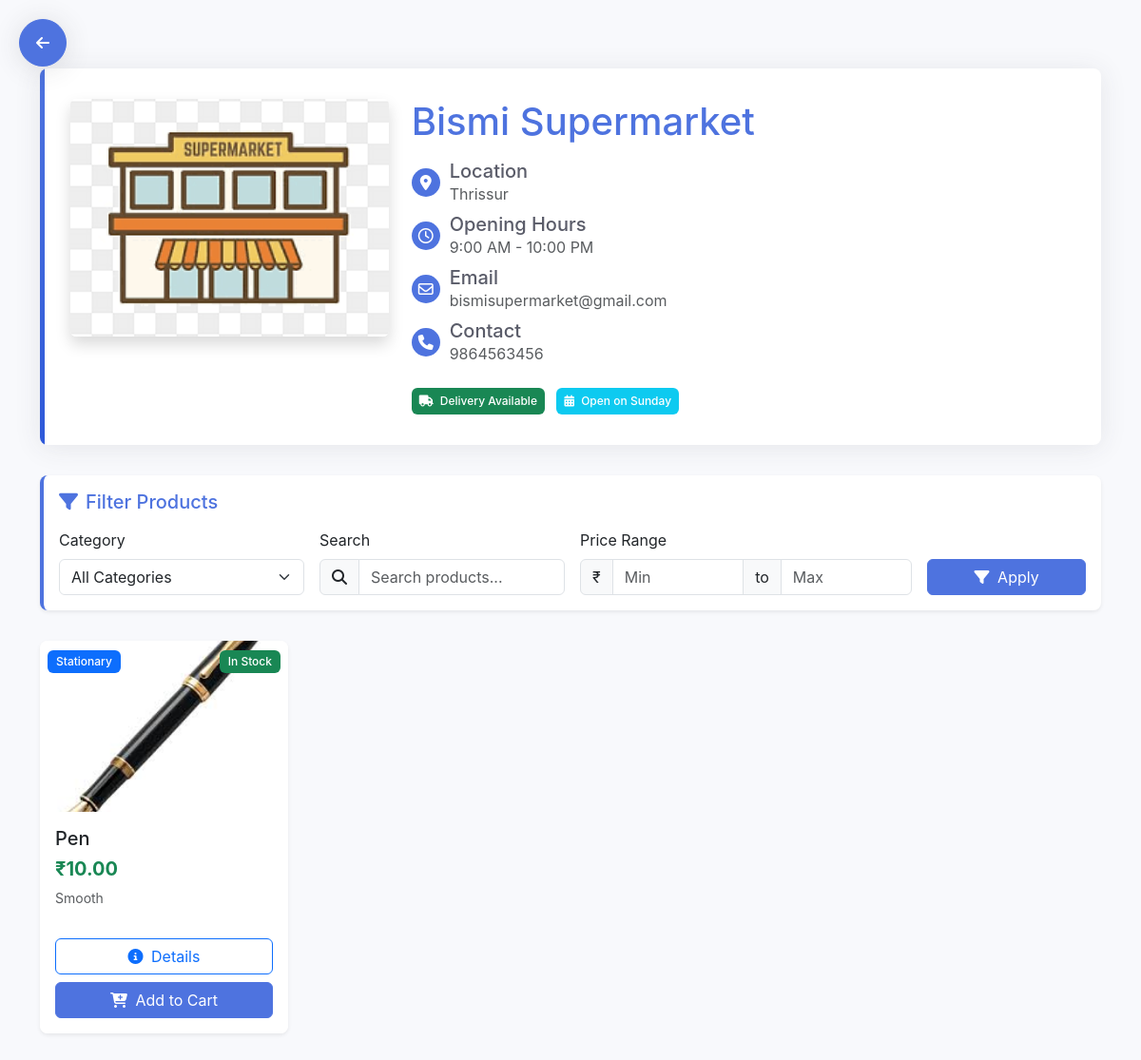
/flat_occupant_supermarket_products/1/, run on the app's committed database.
### app/models.py (models this page shows, shortened)
class Supermarket(models.Model):
    provider = models.ForeignKey(Service_Provider, on_delete=models.CASCADE, related_name='supermarket_provider')
    name = models.CharField(max_length=100)
    location = models.CharField(max_length=200)
    opening_time = models.TimeField()
    closing_time = models.TimeField()
    delivery_available = models.BooleanField(default=False)
    is_active = models.BooleanField(default=True)
    sunday_available = models.BooleanField(default=False)
    owner_name = models.CharField(max_length=100)
    owner_contact = models.CharField(max_length=15)
    email = models.EmailField(unique=True)
    image = models.ImageField(upload_to='supermarket_images/', blank=True)
    username = models.CharField(max_length=50, unique=True)
    password = models.CharField(max_length=255)
    created_at = models.DateTimeField(auto_now_add=True)
    updated_at = models.DateTimeField(auto_now=True)

class SupermarketProduct(models.Model):
    supermarket = models.ForeignKey(Supermarket, on_delete=models.CASCADE, related_name='products')
    category = models.ForeignKey(ProductCategory, on_delete=models.SET_NULL, null=True)
    name = models.CharField(max_length=100)
    description = models.TextField(blank=True)
    price = models.DecimalField(max_digits=8, decimal_places=2)
    stock = models.PositiveIntegerField()
    image = models.ImageField(upload_to='supermarket_products/', blank=True)
    is_available = models.BooleanField(default=True)
    created_at = models.DateTimeField(auto_now_add=True)
    updated_at = models.DateTimeField(auto_now=True)

class ProductCategory(models.Model):
    supermarket = models.ForeignKey(Supermarket, on_delete=models.CASCADE,blank=True,null=True)
    name = models.CharField(max_length=100)
    description = models.TextField(blank=True)

### app/views.py (the view)
# urls.py: path('flat_occupant_supermarket_products/<int:supermarket_id>/', views.flat_occupant_supermarket_products, name='flat_occupant_supermarket_products'),
def flat_occupant_supermarket_products(request, supermarket_id):
    supermarket = get_object_or_404(Supermarket, id=supermarket_id, is_active=True)
    categories = ProductCategory.objects.filter(supermarket=supermarket)
    category_id = request.GET.get('category', '')
    query = request.GET.get('query', '')
    min_price = request.GET.get('min_price', '')
    max_price = request.GET.get('max_price', '')
    products = SupermarketProduct.objects.filter(supermarket=supermarket, is_available=True)
    if category_id:
        products = products.filter(category_id=category_id)
    if query:
        products = products.filter(
            Q(name__icontains=query) |
            Q(description__icontains=query)
        )
    if min_price:
        products = products.filter(price__gte=float(min_price))
    if max_price:
        products = products.filter(price__lte=float(max_price))
    context = {
        'supermarket': supermarket,
        'products': products,
        'categories': categories,
        'selected_category': category_id,
        'query': query,
        'min_price': min_price,
        'max_price': max_price,
    }
    return render(request, 'flat_occupant_supermarket_products.html', context)

### app/templates/flat_occupant_supermarket_products.html (shortened to what this page needs)
{% load static %}
<!DOCTYPE html>
<html lang="en">
<head>
    <link href="https://cdn.jsdelivr.net/npm/bootstrap@5.3.0/dist/css/bootstrap.min.css" rel="stylesheet">
    <link rel="stylesheet" href="https://cdnjs.cloudflare.com/ajax/libs/font-awesome/6.4.0/css/all.min.css">
</head>
<body>
    <a href="{% url 'flat_occupant_supermarket_list' %}" class="btn btn-primary back-btn" title="Back to Supermarkets">
        <i class="fas fa-arrow-left"></i>
    </a>
    <div class="container my-5 pt-4">
        <div class="supermarket-header">
            <div class="row">
                <div class="col-md-4">
                    {% if supermarket.image %}
                    <img src="{{ supermarket.image.url }}" class="img-fluid rounded shadow mb-3 mb-md-0" alt="{{ supermarket.name }}" style="max-height: 250px; width: 100%; object-fit: cover;">
                    {% else %}
                    <img src="{% static 'images/default_supermarket.jpg' %}" class="img-fluid rounded shadow mb-3 mb-md-0" alt="{{ supermarket.name }}" style="max-height: 250px; width: 100%; object-fit: cover;">
                    {% endif %}
                </div>
                <div class="col-md-8">
                    <h1 class="text-primary mb-3">{{ supermarket.name }}</h1>
                    <div class="mb-4">
                        <div class="d-flex align-items-center mb-2">
                            <div class="info-icon">
                                <i class="fas fa-map-marker-alt"></i>
                            </div>
                            <div>
                                <h5 class="mb-0">Location</h5>
                                <p class="mb-0 text-muted">{{ supermarket.location }}</p>
                            </div>
                        </div>
                        <div class="d-flex align-items-center mb-2">
                            <div class="info-icon">
                                <i class="far fa-clock"></i>
                            </div>
                            <div>
                                <h5 class="mb-0">Opening Hours</h5>
                                <p class="mb-0 text-muted">{{ supermarket.opening_time|time:"g:i A" }} - {{ supermarket.closing_time|time:"g:i A" }}</p>
                            </div>
                        </div>
                        <div class="d-flex align-items-center mb-2">
                            <div class="info-icon">
                                <i class="far fa-envelope"></i>
                            </div>
                            <div>
                                <h5 class="mb-0">Email</h5>
                                <p class="mb-0 text-muted">{{ supermarket.email }}</p>
                            </div>
                        </div>
                        <div class="d-flex align-items-center mb-2">
                            <div class="info-icon">
                                <i class="fas fa-phone"></i>
                            </div>
                            <div>
                                <h5 class="mb-0">Contact</h5>
                                <p class="mb-0 text-muted">{{ supermarket.owner_contact }}</p>
                            </div>
                        </div>
                    </div>
                    <div class="mt-3">
                        {% if supermarket.delivery_available %}
                        <span class="badge bg-success me-2 p-2">
                            <i class="fas fa-truck me-1"></i> Delivery Available
                        </span>
                        {% endif %}
                        {% if supermarket.sunday_available %}
                        <span class="badge bg-info me-2 p-2">
                            <i class="fas fa-calendar-alt me-1"></i> Open on Sunday
                        </span>
                        {% endif %}
                    </div>
                </div>
            </div>
        </div>
        <div class="filter-card card shadow-sm">
            <div class="card-body py-3">
                <h5 class="card-title text-primary mb-3"><i class="fas fa-filter me-2"></i>Filter Products</h5>
                <form method="get" class="row g-3 align-items-end">
                    <div class="col-md-3">
                        <label for="category" class="form-label">Category</label>
                        <select name="category" id="category" class="form-select" onchange="this.form.submit()">
                            <option value="">All Categories</option>
                        </select>
                    </div>
                    <div class="col-md-3">
                        <label for="query" class="form-label">Search</label>
                        <div class="input-group">
                            <span class="input-group-text"><i class="fas fa-search"></i></span>
                            <input type="text" name="query" id="query" class="form-control" placeholder="Search products..." value="{{ query }}">
                        </div>
                    </div>
                    <div class="col-md-4">
                        <label class="form-label">Price Range</label>
                        <div class="input-group">
                            <span class="input-group-text">₹</span>
                            <input type="number" name="min_price" id="min_price" class="form-control" placeholder="Min" min="0" step="0.01" value="{{ min_price }}">
                            <span class="input-group-text">to</span>
                            <input type="number" name="max_price" id="max_price" class="form-control" placeholder="Max" min="0" step="0.01" value="{{ max_price }}">
                        </div>
                    </div>
                    <div class="col-md-2">
                        <button type="submit" class="btn btn-primary w-100">
                            <i class="fas fa-filter me-1"></i> Apply
                        </button>
                    </div>
                </form>
            </div>
        </div>
        {% if products %}
        <div class="row row-cols-1 row-cols-md-2 row-cols-lg-4 g-4">
            {% for product in products %}
            <div class="col">
                <div class="card h-100 shadow-sm product-card">
                    <div class="position-relative overflow-hidden">
                        {% if product.image %}
                        <img src="{{ product.image.url }}" class="card-img-top product-img" alt="{{ product.name }}">
                        {% else %}
                        <img src="{% static 'images/default_product.jpg' %}" class="card-img-top product-img" alt="{{ product.name }}">
                        {% endif %}
                        {% if product.category %}
                        <div class="position-absolute top-0 start-0 p-2">
                            <span class="badge bg-primary">{{ product.category.name }}</span>
                        </div>
                        {% endif %}
                        <div class="position-absolute top-0 end-0 p-2">
                            {% if product.stock > 10 %}
                            <span class="badge bg-success">In Stock</span>
                            {% elif product.stock > 0 %}
                            <span class="badge bg-warning text-dark">Low Stock</span>
                            {% else %}
                            <span class="badge bg-danger">Out of Stock</span>
                            {% endif %}
                        </div>
                    </div>
                    <div class="card-body">
                        <h5 class="card-title">{{ product.name }}</h5>
                        <div class="d-flex justify-content-between align-items-center mb-2">
                            <h6 class="price-tag text-success mb-0">₹{{ product.price }}</h6>
                        </div>
                        {% if product.description %}
                        <p class="card-text small text-muted mb-3">{{ product.description|truncatechars:60 }}</p>
                        {% endif %}
                    </div>
                    <div class="card-footer bg-white border-top-0 pt-0 pb-3">
                        <div class="d-grid gap-2">
                            <a href="{% url 'flat_occupant_products' product.id %}" class="btn btn-outline-primary">
                                <i class="fas fa-info-circle me-1"></i> Details
                            </a>
                            <a href="/flat_occupant_add_to_cart/product/{{ product.id }}/" class="btn btn-primary">
                                <i class="fas fa-cart-plus me-1"></i> Add to Cart
                            </a>
                        </div>
                    </div>
                </div>
            </div>
            {% endfor %}
        </div>
        {% endif %}
    </div>
</body>
</html>

### app/templates/flat_occupant_supermarket_products.html (style rules this page uses)
:root { --primary-color: #4e73df; --secondary-color: #f8f9fc; --accent-color: #2e59d9; --text-color: #5a5c69; }
body { background-color: #f8f9fc; color: var(--text-color); font-family: 'Nunito', -apple-system, BlinkMacSystemFont, 'Segoe UI', Roboto, 'Helvetica Neue', Arial, sans-serif; }
.card { border: none; border-radius: 0.5rem; transition: all 0.3s ease; overflow: hidden; }
.btn-primary { background-color: var(--primary-color); border-color: var(--primary-color); }
.text-primary { color: var(--primary-color) !important; }
.badge { font-weight: 500; padding: 0.5em 0.75em; }
.back-btn { position: fixed; top: 20px; left: 20px; z-index: 1000; border-radius: 50%; width: 50px; height: 50px; display: flex; align-items: center; justify-content: center; box-shadow: 0 0.15rem 1.75rem 0 rgba(58, 59, 69, 0.15); }
.supermarket-header { background: white; border-radius: 0.5rem; box-shadow: 0 0.15rem 1.75rem 0 rgba(58, 59, 69, 0.1); padding: 2rem; margin-bottom: 2rem; position: relative; overflow: hidden; }
.supermarket-header::before { content: ''; position: absolute; top: 0; left: 0; width: 5px; height: 100%; background: linear-gradient(to bottom, var(--primary-color), var(--accent-color)); }
.filter-card { border-left: 4px solid var(--primary-color); margin-bottom: 2rem; }
.product-img { height: 180px; object-fit: cover; transition: transform 0.3s ease; }
.price-tag { font-size: 1.25rem; font-weight: 700; }
.info-icon { width: 30px; height: 30px; background-color: var(--primary-color); color: white; border-radius: 50%; display: inline-flex; align-items: center; justify-content: center; margin-right: 10px; }

### data on the page
Supermarket: image (picture), name "Bismi Supermarket", location "Thrissur", opening_time "9:00 AM", closing_time "10:00 PM", email "bismisupermarket@gmail.com", owner_contact "9864563456"
SupermarketProduct: image (picture), category.name "Stationary", stock "In Stock", name "Pen", price "10.00", description "Smooth"
